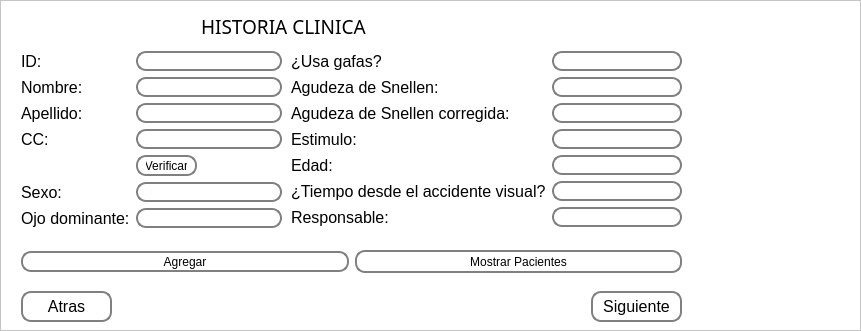
<?xml version="1.0" encoding="UTF-8"?>
<ui version="4.0">
 <class>Dialog</class>
 <widget class="QDialog" name="Dialog">
  <property name="geometry">
   <rect>
    <x>0</x>
    <y>0</y>
    <width>861</width>
    <height>331</height>
   </rect>
  </property>
  <property name="windowTitle">
   <string>Dialog</string>
  </property>
  <widget class="QScrollArea" name="scrollArea">
   <property name="enabled">
    <bool>true</bool>
   </property>
   <property name="geometry">
    <rect>
     <x>0</x>
     <y>0</y>
     <width>861</width>
     <height>331</height>
    </rect>
   </property>
   <property name="palette">
    <palette>
     <active>
      <colorrole role="Base">
       <brush brushstyle="SolidPattern">
        <color alpha="255">
         <red>255</red>
         <green>255</green>
         <blue>255</blue>
        </color>
       </brush>
      </colorrole>
      <colorrole role="Window">
       <brush brushstyle="SolidPattern">
        <color alpha="255">
         <red>255</red>
         <green>255</green>
         <blue>255</blue>
        </color>
       </brush>
      </colorrole>
     </active>
     <inactive>
      <colorrole role="Base">
       <brush brushstyle="SolidPattern">
        <color alpha="255">
         <red>255</red>
         <green>255</green>
         <blue>255</blue>
        </color>
       </brush>
      </colorrole>
      <colorrole role="Window">
       <brush brushstyle="SolidPattern">
        <color alpha="255">
         <red>255</red>
         <green>255</green>
         <blue>255</blue>
        </color>
       </brush>
      </colorrole>
     </inactive>
     <disabled>
      <colorrole role="Base">
       <brush brushstyle="SolidPattern">
        <color alpha="255">
         <red>255</red>
         <green>255</green>
         <blue>255</blue>
        </color>
       </brush>
      </colorrole>
      <colorrole role="Window">
       <brush brushstyle="SolidPattern">
        <color alpha="255">
         <red>255</red>
         <green>255</green>
         <blue>255</blue>
        </color>
       </brush>
      </colorrole>
     </disabled>
    </palette>
   </property>
   <property name="widgetResizable">
    <bool>true</bool>
   </property>
   <widget class="QWidget" name="scrollAreaWidgetContents">
    <property name="geometry">
     <rect>
      <x>0</x>
      <y>0</y>
      <width>859</width>
      <height>329</height>
     </rect>
    </property>
    <widget class="QWidget" name="formLayoutWidget">
     <property name="geometry">
      <rect>
       <x>20</x>
       <y>50</y>
       <width>261</width>
       <height>191</height>
      </rect>
     </property>
     <layout class="QFormLayout" name="formLayout_2">
      <item row="0" column="0">
       <widget class="QLabel" name="label">
        <property name="font">
         <font>
          <pointsize>12</pointsize>
         </font>
        </property>
        <property name="text">
         <string>ID: </string>
        </property>
       </widget>
      </item>
      <item row="0" column="1">
       <widget class="QLineEdit" name="d">
        <property name="styleSheet">
         <string notr="true">QLineEdit {
    border: 2px solid gray;
    border-radius: 10px;
    padding: 0 8px;
    background: rgb(255, 255, 255);
    selection-background-color: darkgray;
}
</string>
        </property>
       </widget>
      </item>
      <item row="1" column="1">
       <widget class="QLineEdit" name="nombre">
        <property name="styleSheet">
         <string notr="true">QLineEdit {
    border: 2px solid gray;
    border-radius: 10px;
    padding: 0 8px;
    background: rgb(255, 255, 255);
    selection-background-color: darkgray;
}
</string>
        </property>
       </widget>
      </item>
      <item row="1" column="0">
       <widget class="QLabel" name="label_2">
        <property name="font">
         <font>
          <pointsize>12</pointsize>
         </font>
        </property>
        <property name="text">
         <string>Nombre:</string>
        </property>
       </widget>
      </item>
      <item row="2" column="1">
       <widget class="QLineEdit" name="apellidos">
        <property name="styleSheet">
         <string notr="true">QLineEdit {
    border: 2px solid gray;
    border-radius: 10px;
    padding: 0 8px;
    background: rgb(255, 255, 255);
    selection-background-color: darkgray;
}
</string>
        </property>
       </widget>
      </item>
      <item row="2" column="0">
       <widget class="QLabel" name="label_4">
        <property name="font">
         <font>
          <pointsize>12</pointsize>
         </font>
        </property>
        <property name="text">
         <string>Apellido:</string>
        </property>
       </widget>
      </item>
      <item row="3" column="1">
       <widget class="QLineEdit" name="cc">
        <property name="styleSheet">
         <string notr="true">QLineEdit {
    border: 2px solid gray;
    border-radius: 10px;
    padding: 0 8px;
    background: rgb(255, 255, 255);
    selection-background-color: darkgray;
}
</string>
        </property>
       </widget>
      </item>
      <item row="3" column="0">
       <widget class="QLabel" name="label_3">
        <property name="font">
         <font>
          <pointsize>12</pointsize>
         </font>
        </property>
        <property name="text">
         <string>CC:</string>
        </property>
       </widget>
      </item>
      <item row="4" column="1">
       <widget class="QPushButton" name="btn_buscar">
        <property name="minimumSize">
         <size>
          <width>61</width>
          <height>21</height>
         </size>
        </property>
        <property name="maximumSize">
         <size>
          <width>61</width>
          <height>21</height>
         </size>
        </property>
        <property name="styleSheet">
         <string notr="true">QPushButton {
    border: 2px solid gray;
    border-radius: 10px;
    padding: 0 8px;
    background: rgb(255, 255, 255);
    selection-background-color: darkgray;
    }

QPushButton:hover {
    border: 2px solid gray;
    border-radius: 10px;
    padding: 0 8px;
    background: rgb(222, 222, 222);
    selection-background-color: darkgray;
    }

QPushButton:pressed {
    border: 2px solid gray;
    border-radius: 10px;
    padding: 0 8px;
    background:rgb(176, 176, 176);
    selection-background-color: darkgray;
    }
</string>
        </property>
        <property name="text">
         <string>Verificar</string>
        </property>
       </widget>
      </item>
      <item row="5" column="1">
       <widget class="QLineEdit" name="sexo">
        <property name="styleSheet">
         <string notr="true">QLineEdit {
    border: 2px solid gray;
    border-radius: 10px;
    padding: 0 8px;
    background: rgb(255, 255, 255);
    selection-background-color: darkgray;
}
</string>
        </property>
       </widget>
      </item>
      <item row="5" column="0">
       <widget class="QLabel" name="label_5">
        <property name="font">
         <font>
          <pointsize>12</pointsize>
         </font>
        </property>
        <property name="text">
         <string>Sexo:</string>
        </property>
       </widget>
      </item>
      <item row="6" column="1">
       <widget class="QLineEdit" name="dominante">
        <property name="styleSheet">
         <string notr="true">QLineEdit {
    border: 2px solid gray;
    border-radius: 10px;
    padding: 0 8px;
    background: rgb(255, 255, 255);
    selection-background-color: darkgray;
}
</string>
        </property>
       </widget>
      </item>
      <item row="6" column="0">
       <widget class="QLabel" name="label_8">
        <property name="font">
         <font>
          <pointsize>12</pointsize>
         </font>
        </property>
        <property name="text">
         <string>Ojo dominante:</string>
        </property>
       </widget>
      </item>
     </layout>
    </widget>
    <widget class="QWidget" name="layoutWidget_2">
     <property name="geometry">
      <rect>
       <x>290</x>
       <y>50</y>
       <width>391</width>
       <height>191</height>
      </rect>
     </property>
     <layout class="QFormLayout" name="formLayout_3">
      <item row="0" column="0">
       <widget class="QLabel" name="patientGlasses">
        <property name="font">
         <font>
          <pointsize>12</pointsize>
         </font>
        </property>
        <property name="text">
         <string>¿Usa gafas?</string>
        </property>
       </widget>
      </item>
      <item row="0" column="1">
       <widget class="QLineEdit" name="glasses">
        <property name="styleSheet">
         <string notr="true">QLineEdit {
    border: 2px solid gray;
    border-radius: 10px;
    padding: 0 8px;
    background: rgb(255, 255, 255);
    selection-background-color: darkgray;
}
</string>
        </property>
       </widget>
      </item>
      <item row="1" column="0">
       <widget class="QLabel" name="snellenPatient">
        <property name="font">
         <font>
          <pointsize>12</pointsize>
         </font>
        </property>
        <property name="text">
         <string>Agudeza de Snellen:</string>
        </property>
       </widget>
      </item>
      <item row="1" column="1">
       <widget class="QLineEdit" name="snellen">
        <property name="styleSheet">
         <string notr="true">QLineEdit {
    border: 2px solid gray;
    border-radius: 10px;
    padding: 0 8px;
    background: rgb(255, 255, 255);
    selection-background-color: darkgray;
}
</string>
        </property>
       </widget>
      </item>
      <item row="2" column="0">
       <widget class="QLabel" name="correctedVA">
        <property name="font">
         <font>
          <pointsize>12</pointsize>
         </font>
        </property>
        <property name="text">
         <string>Agudeza de Snellen corregida:</string>
        </property>
       </widget>
      </item>
      <item row="2" column="1">
       <widget class="QLineEdit" name="correction">
        <property name="styleSheet">
         <string notr="true">QLineEdit {
    border: 2px solid gray;
    border-radius: 10px;
    padding: 0 8px;
    background: rgb(255, 255, 255);
    selection-background-color: darkgray;
}
</string>
        </property>
       </widget>
      </item>
      <item row="3" column="0">
       <widget class="QLabel" name="stimulusPatient">
        <property name="font">
         <font>
          <pointsize>12</pointsize>
         </font>
        </property>
        <property name="text">
         <string>Estimulo:</string>
        </property>
       </widget>
      </item>
      <item row="3" column="1">
       <widget class="QLineEdit" name="stimulus">
        <property name="styleSheet">
         <string notr="true">QLineEdit {
    border: 2px solid gray;
    border-radius: 10px;
    padding: 0 8px;
    background: rgb(255, 255, 255);
    selection-background-color: darkgray;
}
</string>
        </property>
       </widget>
      </item>
      <item row="4" column="0">
       <widget class="QLabel" name="eyePatient">
        <property name="font">
         <font>
          <pointsize>12</pointsize>
         </font>
        </property>
        <property name="text">
         <string>Edad:</string>
        </property>
       </widget>
      </item>
      <item row="4" column="1">
       <widget class="QLineEdit" name="edad">
        <property name="styleSheet">
         <string notr="true">QLineEdit {
    border: 2px solid gray;
    border-radius: 10px;
    padding: 0 8px;
    background: rgb(255, 255, 255);
    selection-background-color: darkgray;
}
</string>
        </property>
       </widget>
      </item>
      <item row="5" column="0">
       <widget class="QLabel" name="timePatient">
        <property name="font">
         <font>
          <pointsize>12</pointsize>
         </font>
        </property>
        <property name="text">
         <string>¿Tiempo desde el accidente visual?</string>
        </property>
       </widget>
      </item>
      <item row="5" column="1">
       <widget class="QLineEdit" name="time">
        <property name="toolTip">
         <string>&lt;html&gt;&lt;head/&gt;&lt;body&gt;&lt;p&gt;¿Hace cuanto sufrio el daño visual?&lt;/p&gt;&lt;p&gt;&lt;br/&gt;&lt;/p&gt;&lt;/body&gt;&lt;/html&gt;</string>
        </property>
        <property name="styleSheet">
         <string notr="true">QLineEdit {
    border: 2px solid gray;
    border-radius: 10px;
    padding: 0 8px;
    background: rgb(255, 255, 255);
    selection-background-color: darkgray;
}
</string>
        </property>
       </widget>
      </item>
      <item row="6" column="0">
       <widget class="QLabel" name="timePatient_2">
        <property name="font">
         <font>
          <pointsize>12</pointsize>
         </font>
        </property>
        <property name="text">
         <string>Responsable:</string>
        </property>
       </widget>
      </item>
      <item row="6" column="1">
       <widget class="QLineEdit" name="rp">
        <property name="toolTip">
         <string>&lt;html&gt;&lt;head/&gt;&lt;body&gt;&lt;p&gt;¿Hace cuanto sufrio el daño visual?&lt;/p&gt;&lt;p&gt;&lt;br/&gt;&lt;/p&gt;&lt;/body&gt;&lt;/html&gt;</string>
        </property>
        <property name="styleSheet">
         <string notr="true">QLineEdit {
    border: 2px solid gray;
    border-radius: 10px;
    padding: 0 8px;
    background: rgb(255, 255, 255);
    selection-background-color: darkgray;
}
</string>
        </property>
       </widget>
      </item>
     </layout>
    </widget>
    <widget class="QLabel" name="logo">
     <property name="geometry">
      <rect>
       <x>690</x>
       <y>0</y>
       <width>171</width>
       <height>111</height>
      </rect>
     </property>
     <property name="text">
      <string/>
     </property>
    </widget>
    <widget class="QPushButton" name="back">
     <property name="geometry">
      <rect>
       <x>20</x>
       <y>290</y>
       <width>91</width>
       <height>31</height>
      </rect>
     </property>
     <property name="font">
      <font>
       <pointsize>12</pointsize>
      </font>
     </property>
     <property name="styleSheet">
      <string notr="true">QPushButton {
    border: 2px solid gray;
    border-radius: 10px;
    padding: 0 8px;
    background: rgb(255, 255, 255);
    selection-background-color: darkgray;
    }

QPushButton:hover {
    border: 2px solid gray;
    border-radius: 10px;
    padding: 0 8px;
    background: rgb(222, 222, 222);
    selection-background-color: darkgray;
    }

QPushButton:pressed {
    border: 2px solid gray;
    border-radius: 10px;
    padding: 0 8px;
    background:rgb(176, 176, 176);
    selection-background-color: darkgray;
    }
</string>
     </property>
     <property name="text">
      <string>Atras</string>
     </property>
    </widget>
    <widget class="QWidget" name="horizontalLayoutWidget">
     <property name="geometry">
      <rect>
       <x>20</x>
       <y>240</y>
       <width>661</width>
       <height>41</height>
      </rect>
     </property>
     <layout class="QHBoxLayout" name="horizontalLayout">
      <item>
       <widget class="QPushButton" name="btn_agregar">
        <property name="minimumSize">
         <size>
          <width>261</width>
          <height>21</height>
         </size>
        </property>
        <property name="styleSheet">
         <string notr="true">QPushButton {
    border: 2px solid gray;
    border-radius: 10px;
    padding: 0 8px;
    background: rgb(255, 255, 255);
    selection-background-color: darkgray;
    }

QPushButton:hover {
    border: 2px solid gray;
    border-radius: 10px;
    padding: 0 8px;
    background: rgb(222, 222, 222);
    selection-background-color: darkgray;
    }

QPushButton:pressed {
    border: 2px solid gray;
    border-radius: 10px;
    padding: 0 8px;
    background:rgb(176, 176, 176);
    selection-background-color: darkgray;
    }
</string>
        </property>
        <property name="text">
         <string>Agregar</string>
        </property>
       </widget>
      </item>
      <item>
       <widget class="QPushButton" name="btn_mostrar">
        <property name="minimumSize">
         <size>
          <width>191</width>
          <height>23</height>
         </size>
        </property>
        <property name="styleSheet">
         <string notr="true">QPushButton {
    border: 2px solid gray;
    border-radius: 10px;
    padding: 0 8px;
    background: rgb(255, 255, 255);
    selection-background-color: darkgray;
    }

QPushButton:hover {
    border: 2px solid gray;
    border-radius: 10px;
    padding: 0 8px;
    background: rgb(222, 222, 222);
    selection-background-color: darkgray;
    }

QPushButton:pressed {
    border: 2px solid gray;
    border-radius: 10px;
    padding: 0 8px;
    background:rgb(176, 176, 176);
    selection-background-color: darkgray;
    }
</string>
        </property>
        <property name="text">
         <string>Mostrar Pacientes</string>
        </property>
       </widget>
      </item>
     </layout>
    </widget>
    <widget class="QPushButton" name="next">
     <property name="enabled">
      <bool>true</bool>
     </property>
     <property name="geometry">
      <rect>
       <x>590</x>
       <y>290</y>
       <width>91</width>
       <height>31</height>
      </rect>
     </property>
     <property name="font">
      <font>
       <pointsize>12</pointsize>
      </font>
     </property>
     <property name="styleSheet">
      <string notr="true">QPushButton {
    border: 2px solid gray;
    border-radius: 10px;
    padding: 0 8px;
    background: rgb(255, 255, 255);
    selection-background-color: darkgray;
    }

QPushButton:hover {
    border: 2px solid gray;
    border-radius: 10px;
    padding: 0 8px;
    background: rgb(222, 222, 222);
    selection-background-color: darkgray;
    }

QPushButton:pressed {
    border: 2px solid gray;
    border-radius: 10px;
    padding: 0 8px;
    background:rgb(176, 176, 176);
    selection-background-color: darkgray;
    }
</string>
     </property>
     <property name="text">
      <string>Siguiente</string>
     </property>
    </widget>
    <widget class="QLabel" name="clinicHistory">
     <property name="geometry">
      <rect>
       <x>200</x>
       <y>10</y>
       <width>286</width>
       <height>32</height>
      </rect>
     </property>
     <property name="font">
      <font>
       <family>Book Antiqua</family>
       <pointsize>14</pointsize>
       <weight>50</weight>
       <bold>false</bold>
      </font>
     </property>
     <property name="text">
      <string>HISTORIA CLINICA</string>
     </property>
     <property name="textFormat">
      <enum>Qt::RichText</enum>
     </property>
     <property name="wordWrap">
      <bool>true</bool>
     </property>
    </widget>
   </widget>
  </widget>
  <widget class="QWidget" name="layoutWidget">
   <property name="geometry">
    <rect>
     <x>880</x>
     <y>440</y>
     <width>285</width>
     <height>54</height>
    </rect>
   </property>
   <layout class="QHBoxLayout" name="horizontalLayout_9">
    <item>
     <layout class="QVBoxLayout" name="verticalLayout_2">
      <item>
       <layout class="QHBoxLayout" name="horizontalLayout_7">
        <item>
         <widget class="QLabel" name="label_6">
          <property name="font">
           <font>
            <pointsize>12</pointsize>
           </font>
          </property>
          <property name="text">
           <string>Ubicación del registro:</string>
          </property>
         </widget>
        </item>
        <item>
         <widget class="QLineEdit" name="le_nombre_materia">
          <property name="styleSheet">
           <string notr="true">QLineEdit {
    border: 2px solid gray;
    border-radius: 10px;
    padding: 0 8px;
    background: rgb(255, 255, 255);
    selection-background-color: darkgray;
}
</string>
          </property>
         </widget>
        </item>
       </layout>
      </item>
      <item>
       <layout class="QHBoxLayout" name="horizontalLayout_8">
        <item>
         <widget class="QLabel" name="label_7">
          <property name="font">
           <font>
            <pointsize>12</pointsize>
           </font>
          </property>
          <property name="text">
           <string>Tipo:</string>
          </property>
         </widget>
        </item>
        <item>
         <widget class="QComboBox" name="cb_estado">
          <property name="styleSheet">
           <string notr="true">QComboBox {
    border: 1px solid gray;
    border-radius: 8px;
    padding: 1px 18px 1px 3px;
    min-width: 6em;
}

QComboBox:editable {
    background: white;
}

QComboBox:!editable, QComboBox::drop-down:editable {
     background: qlineargradient(x1: 0, y1: 0, x2: 0, y2: 1,
                                 stop: 0 #E1E1E1, stop: 0.4 #DDDDDD,
                                 stop: 0.5 #D8D8D8, stop: 1.0 #D3D3D3);
}

/* QComboBox gets the &quot;on&quot; state when the popup is open */
QComboBox:!editable:on, QComboBox::drop-down:editable:on {
    background: qlineargradient(x1: 0, y1: 0, x2: 0, y2: 1,
                                stop: 0 #D3D3D3, stop: 0.4 #D8D8D8,
                                stop: 0.5 #DDDDDD, stop: 1.0 #E1E1E1);
}

QComboBox:on { /* shift the text when the popup opens */
    padding-top: 3px;
    padding-left: 4px;
}

QComboBox::drop-down {
    subcontrol-origin: padding;
    subcontrol-position: top right;
    width: 15px;

    border-left-width: 1px;
    border-left-color: darkgray;
    border-left-style: solid; /* just a single line */
    border-top-right-radius: 3px; /* same radius as the QComboBox */
    border-bottom-right-radius: 3px;
}


QComboBox::down-arrow:on { /* shift the arrow when popup is open */
    top: 1px;
    left: 1px;
}

QComboBox QAbstractItemView {
    border: 2px solid  darkgray;
    selection-background-color: rgb(126, 126, 126);
}
</string>
          </property>
          <item>
           <property name="text">
            <string>Marca</string>
           </property>
          </item>
          <item>
           <property name="text">
            <string>Registro</string>
           </property>
          </item>
         </widget>
        </item>
       </layout>
      </item>
     </layout>
    </item>
    <item>
     <widget class="QPushButton" name="btn_agregar_materia">
      <property name="minimumSize">
       <size>
        <width>61</width>
        <height>21</height>
       </size>
      </property>
      <property name="styleSheet">
       <string notr="true">QPushButton {
    border: 2px solid gray;
    border-radius: 10px;
    padding: 0 8px;
    background: rgb(255, 255, 255);
    selection-background-color: darkgray;
    }

QPushButton:hover {
    border: 2px solid gray;
    border-radius: 10px;
    padding: 0 8px;
    background: rgb(222, 222, 222);
    selection-background-color: darkgray;
    }

QPushButton:pressed {
    border: 2px solid gray;
    border-radius: 10px;
    padding: 0 8px;
    background:rgb(176, 176, 176);
    selection-background-color: darkgray;
    }
</string>
      </property>
      <property name="text">
       <string>Agregar</string>
      </property>
     </widget>
    </item>
   </layout>
  </widget>
 </widget>
 <tabstops>
  <tabstop>le_nombre_materia</tabstop>
  <tabstop>cb_estado</tabstop>
  <tabstop>btn_mostrar</tabstop>
 </tabstops>
 <resources/>
 <connections/>
</ui>
